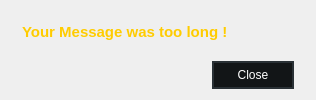
<?xml version="1.0" encoding="UTF-8"?>
<ui version="4.0">
 <class>messageLongAlert</class>
 <widget class="QDialog" name="messageLongAlert">
  <property name="geometry">
   <rect>
    <x>0</x>
    <y>0</y>
    <width>316</width>
    <height>100</height>
   </rect>
  </property>
  <property name="minimumSize">
   <size>
    <width>316</width>
    <height>100</height>
   </size>
  </property>
  <property name="maximumSize">
   <size>
    <width>316</width>
    <height>100</height>
   </size>
  </property>
  <property name="windowTitle">
   <string>Dialog</string>
  </property>
  <property name="styleSheet">
   <string notr="true">#messageLongAlert { 
background-image: url(:/imgs/welcomePic.png);
}</string>
  </property>
  <layout class="QVBoxLayout" name="verticalLayout">
   <property name="leftMargin">
    <number>22</number>
   </property>
   <property name="topMargin">
    <number>9</number>
   </property>
   <property name="rightMargin">
    <number>22</number>
   </property>
   <item>
    <widget class="QLabel" name="label">
     <property name="styleSheet">
      <string notr="true">color : #ffcc00 ; 
font-size : 15px; 
font-weight : bold </string>
     </property>
     <property name="text">
      <string>Your Message was too long !</string>
     </property>
    </widget>
   </item>
   <item alignment="Qt::AlignRight">
    <widget class="QPushButton" name="pushButton">
     <property name="minimumSize">
      <size>
       <width>82</width>
       <height>0</height>
      </size>
     </property>
     <property name="cursor">
      <cursorShape>PointingHandCursor</cursorShape>
     </property>
     <property name="styleSheet">
      <string notr="true">background :rgb(18, 21, 23) ; 
color : white ; 
border : 2px solid rgb(41, 48, 53);
padding : 5px;</string>
     </property>
     <property name="text">
      <string>Close</string>
     </property>
    </widget>
   </item>
  </layout>
 </widget>
 <resources/>
 <connections/>
</ui>
